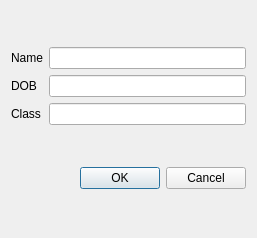
<?xml version="1.0" encoding="UTF-8"?>
<ui version="4.0">
 <class>StudentDialog</class>
 <widget class="QDialog" name="StudentDialog">
  <property name="geometry">
   <rect>
    <x>0</x>
    <y>0</y>
    <width>257</width>
    <height>238</height>
   </rect>
  </property>
  <property name="windowTitle">
   <string>Dialog</string>
  </property>
  <layout class="QVBoxLayout" name="verticalLayout_3">
   <item>
    <layout class="QHBoxLayout" name="horizontalLayout">
     <item>
      <layout class="QVBoxLayout" name="verticalLayout_2">
       <item>
        <widget class="QLabel" name="label">
         <property name="text">
          <string>Name</string>
         </property>
        </widget>
       </item>
       <item>
        <widget class="QLabel" name="label_2">
         <property name="text">
          <string>DOB</string>
         </property>
        </widget>
       </item>
       <item>
        <widget class="QLabel" name="label_3">
         <property name="text">
          <string>Class</string>
         </property>
        </widget>
       </item>
      </layout>
     </item>
     <item>
      <layout class="QVBoxLayout" name="verticalLayout">
       <item>
        <widget class="QLineEdit" name="edt_name"/>
       </item>
       <item>
        <widget class="QLineEdit" name="edt_dob"/>
       </item>
       <item>
        <widget class="QLineEdit" name="edt_classname"/>
       </item>
      </layout>
     </item>
    </layout>
   </item>
   <item>
    <layout class="QHBoxLayout" name="horizontalLayout_2">
     <item>
      <spacer name="horizontalSpacer">
       <property name="orientation">
        <enum>Qt::Horizontal</enum>
       </property>
       <property name="sizeHint" stdset="0">
        <size>
         <width>40</width>
         <height>20</height>
        </size>
       </property>
      </spacer>
     </item>
     <item>
      <widget class="QPushButton" name="pushButton">
       <property name="text">
        <string>OK</string>
       </property>
      </widget>
     </item>
     <item>
      <widget class="QPushButton" name="pushButton_2">
       <property name="text">
        <string>Cancel</string>
       </property>
      </widget>
     </item>
    </layout>
   </item>
  </layout>
 </widget>
 <resources/>
 <connections/>
</ui>
